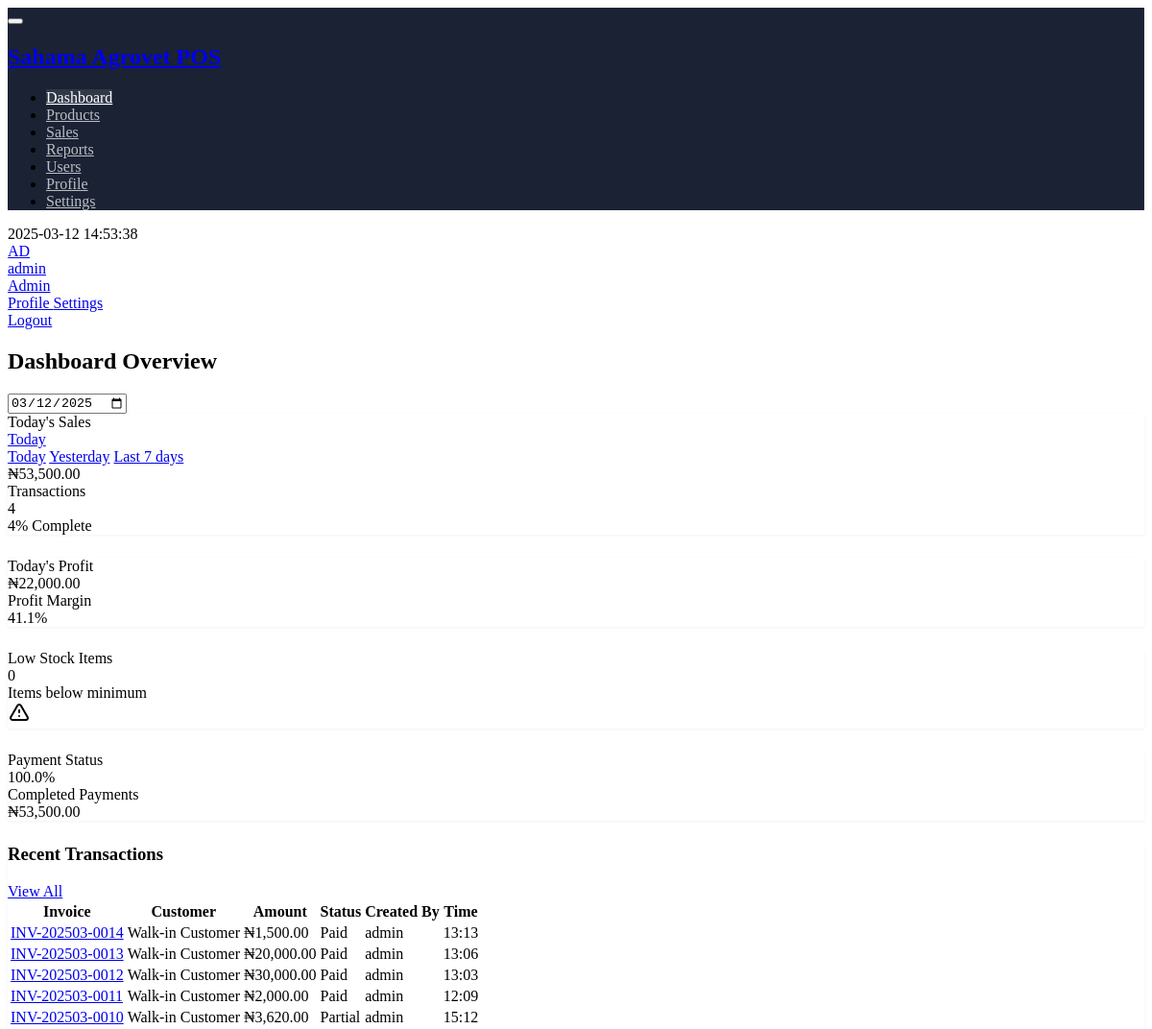
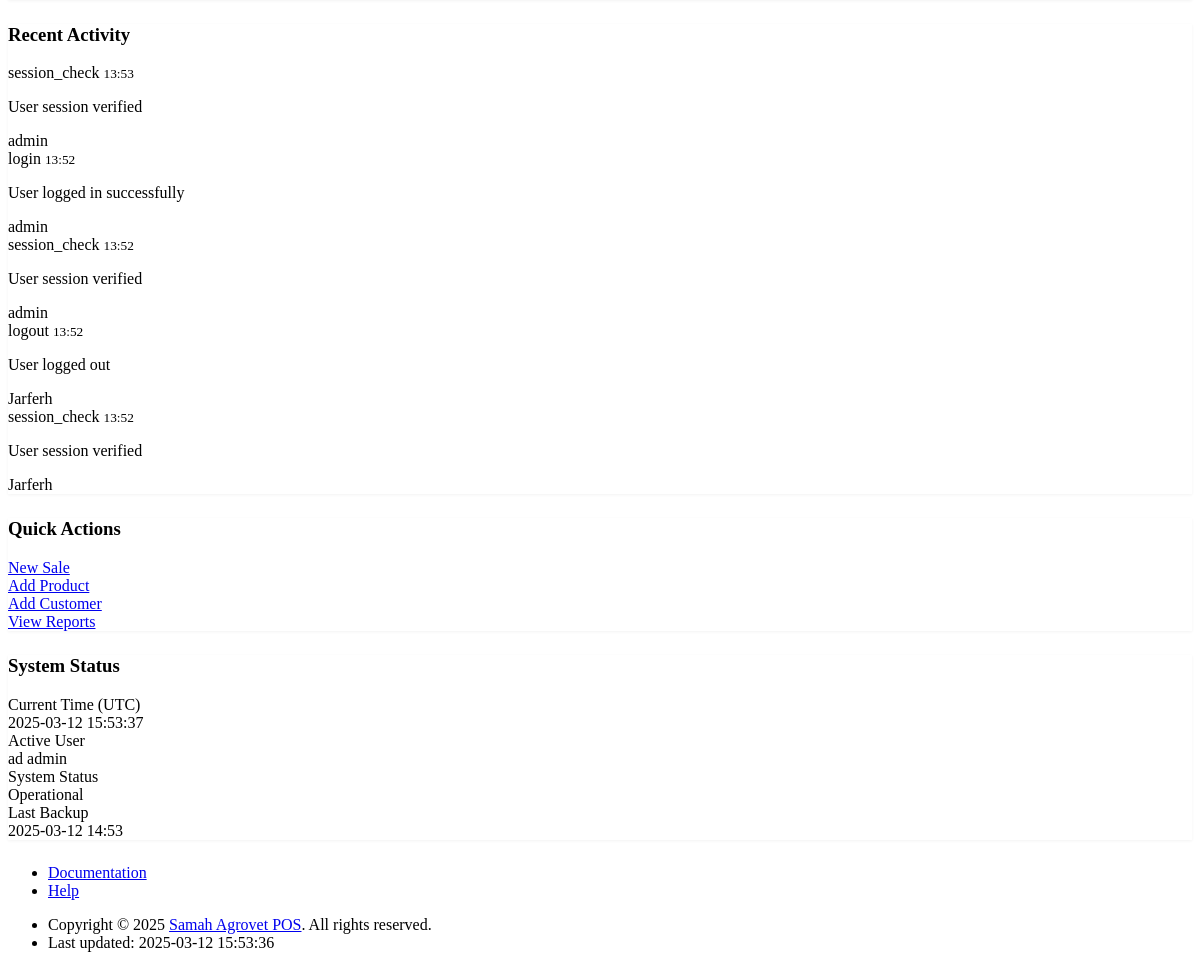
Screenshot of /index.php (signed in) with the database file from the repository (2 pictures, top to bottom).
### tables this page shows
CREATE TABLE `sales` (
  `id` int(11) NOT NULL,
  `invoice_number` varchar(50) NOT NULL,
  `customer_id` int(11) DEFAULT NULL,
  `total_amount` decimal(10,2) NOT NULL DEFAULT 0.00,
  `amount_paid` decimal(10,2) NOT NULL DEFAULT 0.00,
  `payment_status` enum('pending','partial','paid') NOT NULL DEFAULT 'pending',
  `payment_method` enum('cash','card','transfer') DEFAULT 'cash',
  `notes` text DEFAULT NULL,
  `created_by` int(11) DEFAULT NULL,
  `created_at` timestamp NOT NULL DEFAULT current_timestamp(),
  `updated_at` timestamp NOT NULL DEFAULT current_timestamp() ON UPDATE current_timestamp()
);

CREATE TABLE `users` (
  `id` int(11) NOT NULL,
  `username` varchar(50) NOT NULL,
  `password` varchar(255) NOT NULL,
  `full_name` varchar(100) NOT NULL,
  `email` varchar(100) DEFAULT NULL,
  `role` enum('admin','manager','cashier','accountant') NOT NULL,
  `status` enum('active','inactive') DEFAULT 'active',
  `created_at` timestamp NOT NULL DEFAULT current_timestamp(),
  `updated_at` timestamp NOT NULL DEFAULT current_timestamp() ON UPDATE current_timestamp(),
  `role_id` int(11) DEFAULT NULL,
  `last_login` timestamp NULL DEFAULT NULL,
  `created_by` int(11) DEFAULT NULL
);

CREATE TABLE `activity_log` (
  `id` int(11) NOT NULL,
  `user_id` int(11) DEFAULT NULL,
  `action` varchar(50) DEFAULT NULL,
  `description` text DEFAULT NULL,
  `ip_address` varchar(45) DEFAULT NULL,
  `created_at` timestamp NOT NULL DEFAULT current_timestamp()
);

### index.php (the view, shortened to what the rows shown need)
<?php
try {
    $db = Database::getInstance()->getConnection();
    $recentSales = [];
    $activities = [];
    $recentStmt = $db->prepare("
        SELECT
            s.*,
            c.name as customer_name,
            u.username as created_by_user
        FROM sales s
        LEFT JOIN customers c ON s.customer_id = c.id
        LEFT JOIN users u ON s.created_by = u.id
        ORDER BY s.created_at DESC
        LIMIT 5
    ");
    $recentStmt->execute();
    $recentSales = $recentStmt->fetchAll(PDO::FETCH_ASSOC);
    $activityStmt = $db->prepare("
        SELECT
            al.*,
            u.username
        FROM activity_log al
        LEFT JOIN users u ON al.user_id = u.id
        ORDER BY al.created_at DESC
        LIMIT 5
    ");
    $activityStmt->execute();
    $activities = $activityStmt->fetchAll(PDO::FETCH_ASSOC);
} catch (PDOException $e) {
    error_log($e->getMessage());
    $todaySales = ['count' => 0, 'total' => 0, 'paid_amount' => 0];
    $todayProfit = ['total_profit' => 0];
    $lowStock = ['count' => 0];
    $recentSales = [];
    $activities = [];
}
include 'templates/header.php';
?>
<div class="page-wrapper">
    <div class="page-header d-print-none">
        <div class="container-xl">
            <div class="row g-2 align-items-center">
                <div class="col">
                    <h2 class="page-title">
                        Dashboard Overview
                    </h2>
                </div>
            </div>
        </div>
    </div>
    <div class="page-body">
        <div class="container-xl">
            <div class="row">
                <div class="col-lg-8">
                    <div class="card mb-4">
                        <div class="card-body p-0">
                            <div class="table-responsive">
                                <table class="table table-vcenter card-table">
                                    <thead>
                                        <tr>
                                            <th>Invoice</th>
                                            <th>Customer</th>
                                            <th>Amount</th>
                                            <th>Status</th>
                                            <th>Created By</th>
                                            <th>Time</th>
                                        </tr>
                                    </thead>
                                    <tbody>
                                        <?php foreach ($recentSales as $sale): ?>
                                            <tr>
                                                <td>
                                                    <a href="sale_details.php?id=<?= $sale['id'] ?>" class="text-reset">
                                                        <?= htmlspecialchars($sale['invoice_number']) ?>
                                                    </a>
                                                </td>
                                                <td><?= htmlspecialchars($sale['customer_name'] ?? 'Walk-in Customer') ?></td>
                                                <td>₦<?= number_format($sale['total_amount'], 2) ?></td>
                                                <td>
                                                    <?php
                                                    $statusClass = match ($sale['payment_status']) {
                                                        'paid' => 'success',
                                                        'partial' => 'warning',
                                                        default => 'danger'
                                                    };
                                                    ?>
                                                    <span class="badge bg-<?= $statusClass ?>-lt">
                                                        <?= ucfirst($sale['payment_status']) ?>
                                                    </span>
                                                </td>
                                                <td><?= htmlspecialchars($sale['created_by_user']) ?></td>
                                                <td class="text-muted">
                                                    <?= date('H:i', strtotime($sale['created_at'])) ?>
                                                </td>
                                            </tr>
                                        <?php endforeach; ?>
                                    </tbody>
                                </table>
                            </div>
                        </div>
                    </div>
                    <div class="card">
                        <div class="card-body">
                            <div class="timeline">
                                <?php foreach ($activities as $activity): ?>
                                    <div class="timeline-item">
                                        <div class="timeline-content">
                                            <div class="d-flex align-items-center justify-content-between mb-1">
                                                <span class="fw-bold"><?= htmlspecialchars($activity['action']) ?></span>
                                                <small class="text-muted"><?= date('H:i', strtotime($activity['created_at'])) ?></small>
                                            </div>
                                            <p class="text-muted mb-1"><?= htmlspecialchars($activity['description']) ?></p>
                                            <span class="badge bg-primary-lt">
                                                <?= htmlspecialchars($activity['username']) ?>
                                            </span>
                                        </div>
                                    </div>
                                <?php endforeach; ?>
                            </div>
                        </div>
                    </div>
                </div>
            </div>
        </div>
    </div>
</div>
<?php include 'templates/footer.php'; ?>

### rows the page displays
sales: invoice_number "INV-202503-0014", customer_name "Walk-in Customer", total_amount "1,500.00", payment_status "Paid", created_by.username "admin", created_at "13:13"
sales: invoice_number "INV-202503-0013", customer_name "Walk-in Customer", total_amount "20,000.00", payment_status "Paid", created_by.username "admin", created_at "13:06"
sales: invoice_number "INV-202503-0012", customer_name "Walk-in Customer", total_amount "30,000.00", payment_status "Paid", created_by.username "admin", created_at "13:03"
sales: invoice_number "INV-202503-0011", customer_name "Walk-in Customer", total_amount "2,000.00", payment_status "Paid", created_by.username "admin", created_at "12:09"
sales: invoice_number "INV-202503-0010", customer_name "Walk-in Customer", total_amount "3,620.00", payment_status "Partial", created_by.username "admin", created_at "15:12"
activity_log: action "session_check", created_at "13:53", description "User session verified", user.username "admin"
activity_log: action "login", created_at "13:52", description "User logged in successfully", user.username "admin"
activity_log: action "session_check", created_at "13:52", description "User session verified", user.username "admin"
activity_log: action "logout", created_at "13:52", description "User logged out", user.username "Jarferh"
activity_log: action "session_check", created_at "13:52", description "User session verified", user.username "Jarferh"

### other values shown
$menuItem['title'] "Dashboard"
$menuItem['title'] "Products"
$menuItem['title'] "Sales"
$menuItem['title'] "Reports"
$menuItem['title'] "Users"
$menuItem['title'] "Profile"
$menuItem['title'] "Settings"
substr($_SESSION['username'], 0, 2) "AD"
$_SESSION['username'] "admin"
$_SESSION['role'] "Admin"
$todaySales['total'] "53,500.00"
$todaySales['count'] "4"
$todayProfit['total_profit'] "22,000.00"
$lowStock['count'] "0"
$todaySales['paid_amount'] "53,500.00"
